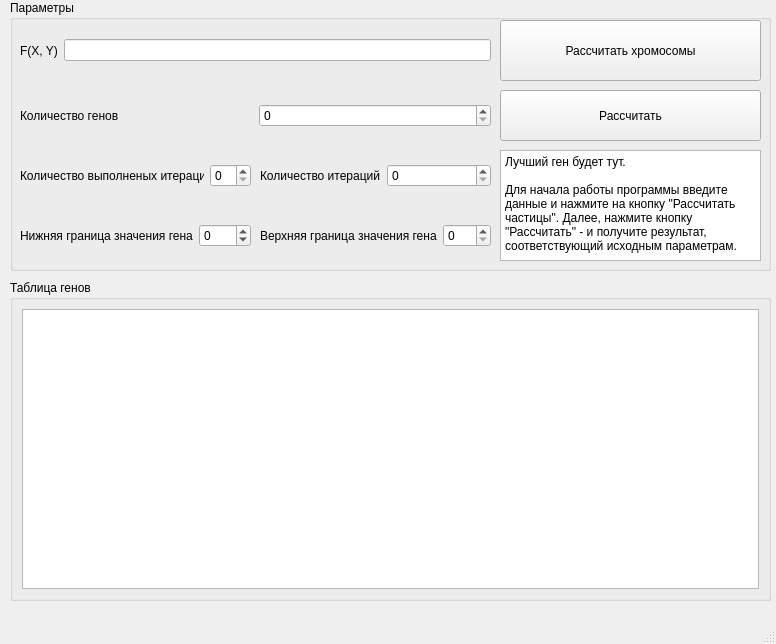
<?xml version="1.0" encoding="UTF-8"?>
<ui version="4.0">
 <class>MainWindow</class>
 <widget class="QMainWindow" name="MainWindow">
  <property name="geometry">
   <rect>
    <x>0</x>
    <y>0</y>
    <width>776</width>
    <height>644</height>
   </rect>
  </property>
  <property name="windowTitle">
   <string>MainWindow</string>
  </property>
  <widget class="QWidget" name="centralwidget">
   <widget class="QGroupBox" name="TableGroupBox">
    <property name="geometry">
     <rect>
      <x>10</x>
      <y>280</y>
      <width>761</width>
      <height>321</height>
     </rect>
    </property>
    <property name="title">
     <string>Таблица генов</string>
    </property>
    <layout class="QVBoxLayout" name="verticalLayout_2">
     <item>
      <widget class="QTableWidget" name="tableWidget"/>
     </item>
    </layout>
   </widget>
   <widget class="QGroupBox" name="SettingsGroupBox">
    <property name="geometry">
     <rect>
      <x>10</x>
      <y>0</y>
      <width>761</width>
      <height>271</height>
     </rect>
    </property>
    <property name="title">
     <string>Параметры</string>
    </property>
    <widget class="QWidget" name="">
     <property name="geometry">
      <rect>
       <x>10</x>
       <y>20</y>
       <width>471</width>
       <height>61</height>
      </rect>
     </property>
     <layout class="QHBoxLayout" name="horizontalLayout_6">
      <item>
       <widget class="QLabel" name="label_5">
        <property name="text">
         <string>F(X, Y)</string>
        </property>
       </widget>
      </item>
      <item>
       <widget class="QLineEdit" name="funcQLE">
        <property name="sizePolicy">
         <sizepolicy hsizetype="Expanding" vsizetype="Fixed">
          <horstretch>0</horstretch>
          <verstretch>0</verstretch>
         </sizepolicy>
        </property>
       </widget>
      </item>
     </layout>
    </widget>
    <widget class="QWidget" name="layoutWidget">
     <property name="geometry">
      <rect>
       <x>10</x>
       <y>90</y>
       <width>471</width>
       <height>51</height>
      </rect>
     </property>
     <layout class="QHBoxLayout" name="horizontalLayout_7">
      <item>
       <widget class="QLabel" name="label_6">
        <property name="text">
         <string>Количество генов</string>
        </property>
       </widget>
      </item>
      <item>
       <widget class="QSpinBox" name="spinBox"/>
      </item>
     </layout>
    </widget>
    <widget class="QWidget" name="layoutWidget_4">
     <property name="geometry">
      <rect>
       <x>10</x>
       <y>150</y>
       <width>231</width>
       <height>51</height>
      </rect>
     </property>
     <layout class="QHBoxLayout" name="horizontalLayout_10">
      <item>
       <widget class="QLabel" name="label_9">
        <property name="text">
         <string>Количество выполненых итераций</string>
        </property>
       </widget>
      </item>
      <item>
       <widget class="QSpinBox" name="spinBox_4"/>
      </item>
     </layout>
    </widget>
    <widget class="QWidget" name="layoutWidget_5">
     <property name="geometry">
      <rect>
       <x>250</x>
       <y>150</y>
       <width>231</width>
       <height>51</height>
      </rect>
     </property>
     <layout class="QHBoxLayout" name="horizontalLayout_11">
      <property name="sizeConstraint">
       <enum>QLayout::SetDefaultConstraint</enum>
      </property>
      <item>
       <widget class="QLabel" name="label_10">
        <property name="text">
         <string>Количество итераций</string>
        </property>
       </widget>
      </item>
      <item>
       <widget class="QSpinBox" name="spinBox_5"/>
      </item>
     </layout>
    </widget>
    <widget class="QWidget" name="layoutWidget_6">
     <property name="geometry">
      <rect>
       <x>10</x>
       <y>210</y>
       <width>231</width>
       <height>51</height>
      </rect>
     </property>
     <layout class="QHBoxLayout" name="horizontalLayout_12">
      <item>
       <widget class="QLabel" name="label_11">
        <property name="text">
         <string>Нижняя граница значения гена</string>
        </property>
       </widget>
      </item>
      <item>
       <widget class="QSpinBox" name="spinBox_6">
        <property name="minimum">
         <number>-100</number>
        </property>
        <property name="maximum">
         <number>100</number>
        </property>
       </widget>
      </item>
     </layout>
    </widget>
    <widget class="QWidget" name="layoutWidget_7">
     <property name="geometry">
      <rect>
       <x>250</x>
       <y>210</y>
       <width>231</width>
       <height>51</height>
      </rect>
     </property>
     <layout class="QHBoxLayout" name="horizontalLayout_13">
      <item>
       <widget class="QLabel" name="label_12">
        <property name="text">
         <string>Верхняя граница значения гена</string>
        </property>
       </widget>
      </item>
      <item>
       <widget class="QSpinBox" name="spinBox_7"/>
      </item>
     </layout>
    </widget>
    <widget class="QPushButton" name="pushButton">
     <property name="geometry">
      <rect>
       <x>490</x>
       <y>20</y>
       <width>261</width>
       <height>61</height>
      </rect>
     </property>
     <property name="text">
      <string>Рассчитать хромосомы</string>
     </property>
    </widget>
    <widget class="QPushButton" name="pushButton_2">
     <property name="geometry">
      <rect>
       <x>490</x>
       <y>90</y>
       <width>261</width>
       <height>51</height>
      </rect>
     </property>
     <property name="text">
      <string>Рассчитать</string>
     </property>
    </widget>
    <widget class="QPlainTextEdit" name="plainTextEdit">
     <property name="geometry">
      <rect>
       <x>490</x>
       <y>150</y>
       <width>261</width>
       <height>111</height>
      </rect>
     </property>
     <property name="plainText">
      <string>Лучший ген будет тут.

Для начала работы программы введите данные и нажмите на кнопку &quot;Рассчитать частицы&quot;. Далее, нажмите кнопку &quot;Рассчитать&quot; - и получите результат, соответствующий исходным параметрам.</string>
     </property>
    </widget>
   </widget>
  </widget>
  <widget class="QMenuBar" name="menubar">
   <property name="geometry">
    <rect>
     <x>0</x>
     <y>0</y>
     <width>776</width>
     <height>21</height>
    </rect>
   </property>
  </widget>
  <widget class="QStatusBar" name="statusbar"/>
 </widget>
 <resources/>
 <connections/>
</ui>
